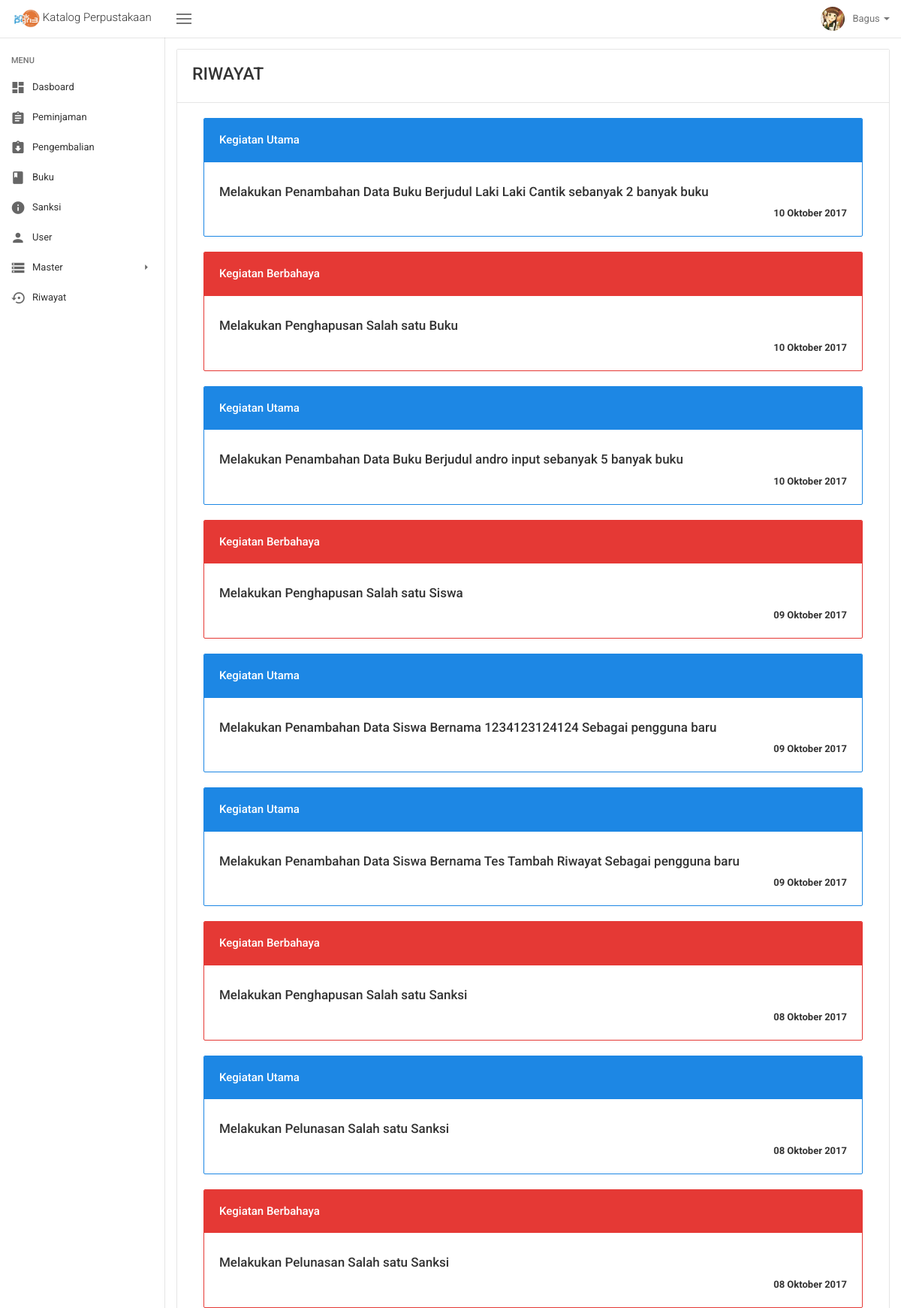
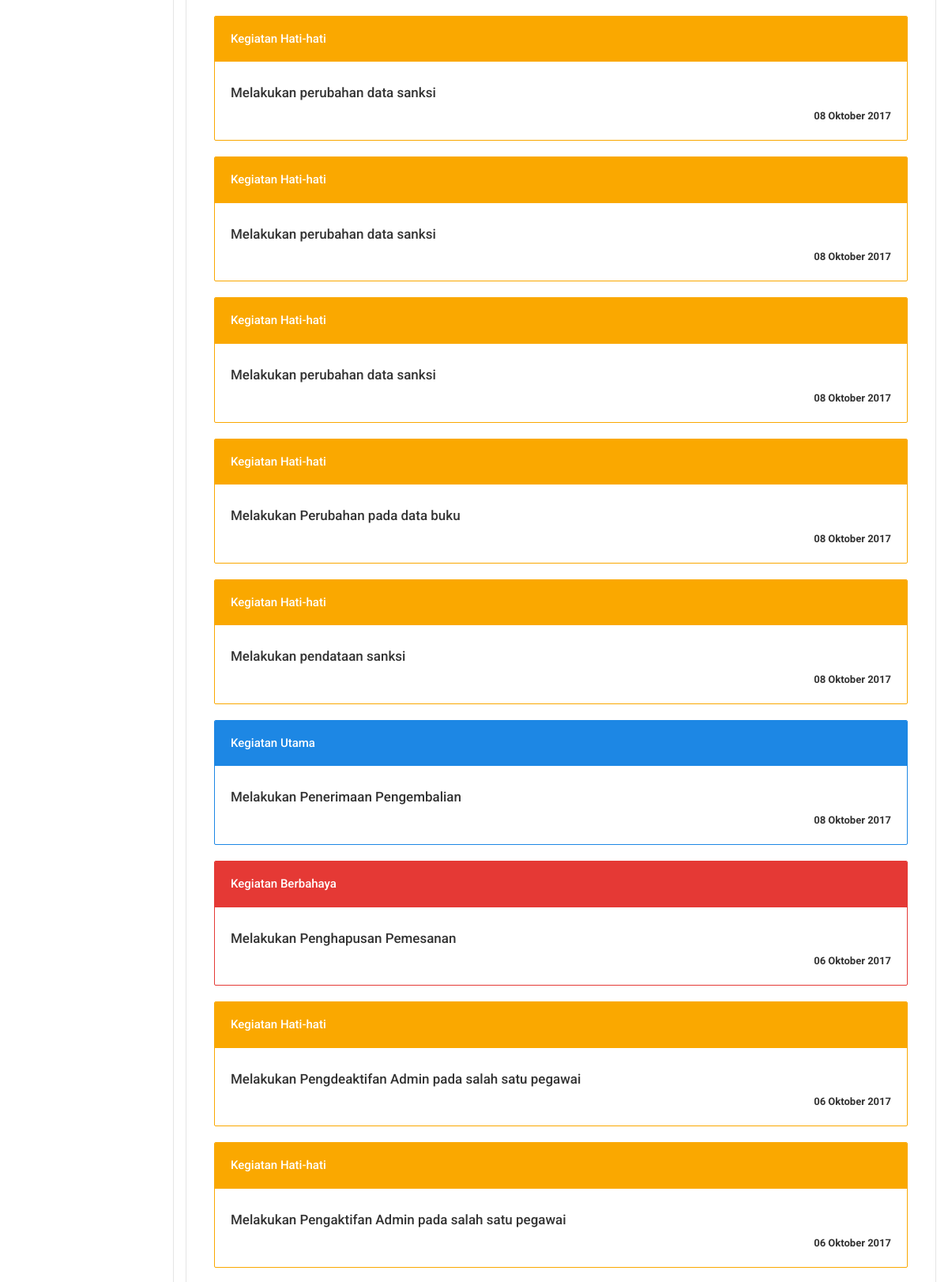
The page /riwayat.php (signed in, upper part) on the database its author committed (2 pictures, top to bottom).
### tables this page shows
CREATE TABLE `pegawai` (
  `NIP` varchar(225) NOT NULL,
  `nama_pegawai` varchar(225) NOT NULL,
  `foto_pegawai` text NOT NULL,
  `jabatan_pegawai` varchar(225) NOT NULL,
  `no_hp_pegawai` varchar(225) NOT NULL,
  `alamat_pegawai` text,
  `tgl_entri_pegawai` date NOT NULL
);

CREATE TABLE `user` (
  `id_user` int(12) NOT NULL,
  `id_siswa_pegawai` varchar(225) NOT NULL,
  `username` varchar(225) NOT NULL,
  `email` varchar(225) NOT NULL,
  `password` varchar(225) NOT NULL,
  `verifikasi` enum('Sudah','Belum') NOT NULL,
  `role` enum('Admin','User') NOT NULL
);

CREATE TABLE `riwayat_kegiatan` (
  `id_riwayat_kegiatan` int(11) NOT NULL,
  `id_user` int(11) NOT NULL,
  `riwayat_kegiatan` varchar(225) NOT NULL,
  `tgl_riwayat_kegiatan` date NOT NULL,
  `status_riwayat` enum('primary','warning','danger') NOT NULL
);

### riwayat.php (the view, shortened to what this page needs)
<!DOCTYPE html>
<html lang="en">
  <?php include('script/head_script.php') ?>
  <body class="layout layout-header-fixed layout-left-sidebar-fixed">
    <?php include('menu/header.php') ?>
    <div class="site-main">
      <?php include('menu/sidebar.php') ?>
      <div class="site-content">
        <div class="panel panel-default panel-table">
          <div class="panel-heading">
            <h3 class="m-t-0 m-b-5">RIWAYAT</h3>
          </div>
          <div class="panel-body">
<?php
  $query = "SELECT * FROM riwayat_kegiatan WHERE id_user = '$id_login' ORDER BY id_riwayat_Kegiatan DESC ";
  $result = mysqli_query($con, $query);
  while($data = mysqli_fetch_assoc($result)){
      echo '<div class="col-sm-6 col-md-12">';
      if($data['status_riwayat'] == 'primary'){
          echo'<div class="panel panel-primary">
          <div class="panel-heading">
            <h3 class="panel-title">Kegiatan Utama</h3>
          </div>
          <div class="panel-body">
            <h4><p>'.$data['riwayat_kegiatan'].'</p></h4>
            <div align="right">
                <b>'.tanggal_indo(''.$data['tgl_riwayat_kegiatan'].'').'</b>
            </div>
          </div>
        </div>';
      }
    else if ($data['status_riwayat'] == 'warning'){
        echo'<div class="panel panel-warning">
        <div class="panel-heading">
            <h3 class="panel-title">Kegiatan Hati-hati</h3>
        </div>
        <div class="panel-body">
            <h4><p>'.$data['riwayat_kegiatan'].'</p></h4>
            <div align="right">
                <b>'.tanggal_indo(''.$data['tgl_riwayat_kegiatan'].'').'</b>
            </div>
        </div>
      </div>';
    }
    else if ($data['status_riwayat'] == 'danger'){
        echo '<div class="panel panel-danger">
        <div class="panel-heading">
            <h3 class="panel-title">Kegiatan Berbahaya</h3>
        </div>
        <div class="panel-body">
            <h4><p>'.$data['riwayat_kegiatan'].'</p></h4>
            <div align="right">
                <b>'.tanggal_indo(''.$data['tgl_riwayat_kegiatan'].'').'</b>
            </div>
        </div>
      </div>';
    }
    echo'</div>';
    }
  ?>
          </div>
      </div>
    </div>
  </div>
  </body>
</html>

### menu/header.php (shortened to what this page needs)
<?php include('system/session.php');
  $query_login = "SELECT a.*, b.* FROM pegawai AS a INNER JOIN
                  user AS b WHERE email ='$_SESSION[email]' AND a.NIP = b.id_siswa_pegawai";
  $result_login = mysqli_query($con, $query_login);
  $data_login         = mysqli_fetch_assoc($result_login);
  $username_login     = $data_login["username"];
  $id_login           = $data_login["id_user"];
  $foto_login         = $data_login["foto_pegawai"];
    function tanggal_indo($tanggal){
        $bulan = array (1 =>   'Januari',
                'Februari',
                'Maret',
                'April',
                'Mei',
                'Juni',
                'Juli',
                'Agustus',
                'September',
                'Oktober',
                'November',
                'Desember'
        );
        $split = explode('-', $tanggal);
        return $split[2] . ' ' . $bulan[ (int)$split[1] ] . ' ' . $split[0];
    }
?>
<div class="site-header">
  <nav class="navbar navbar-default">
    <div class="navbar-header" align="center">
      <a class="navbar-brand" href="index.php">
        <img src="img/icon.png" alt="" height="25">
        <span>Katalog Perpustakaan</span>
      </a>
    </div>
    <div class="navbar-collapsible">
      <div id="navbar" class="navbar-collapse collapse">
        <button class="navbar-toggler left-sidebar-collapse pull-left hidden-xs" type="button">
          <span class="hamburger"></span>
        </button>
        <ul class="nav navbar-nav navbar-right">
          <li class="nav-table dropdown hidden-sm-down">
            <a href="#" class="dropdown-toggle" data-toggle="dropdown" role="button" aria-haspopup="true" aria-expanded="false">
              <span class="nav-cell p-r-10">
                <img class="img-circle" src="img/avatars/<?php echo $foto_login ?>" alt="" width="32" height="32">
              </span>
              <span class="nav-cell"><?php echo $username_login ?>
                <span class="caret"></span>
              </span>
            </a>
          </li>
        </ul>
      </div>
    </div>
  </nav>
</div>

### rows shown on the page
pegawai: foto_pegawai (picture), user.username "Bagus"
riwayat_kegiatan: riwayat_kegiatan "Melakukan Penambahan Data Buku Berjudul Laki Laki Cantik sebanyak 2 banyak buku", tgl_riwayat_kegiatan "10 Oktober 2017"
riwayat_kegiatan: riwayat_kegiatan "Melakukan Penghapusan Salah satu Buku", tgl_riwayat_kegiatan "10 Oktober 2017"
riwayat_kegiatan: riwayat_kegiatan "Melakukan Penambahan Data Buku Berjudul andro input sebanyak 5 banyak buku", tgl_riwayat_kegiatan "10 Oktober 2017"
riwayat_kegiatan: riwayat_kegiatan "Melakukan Penghapusan Salah satu Siswa", tgl_riwayat_kegiatan "09 Oktober 2017"
riwayat_kegiatan: riwayat_kegiatan "Melakukan Penambahan Data Siswa Bernama 1234123124124 Sebagai pengguna baru", tgl_riwayat_kegiatan "09 Oktober 2017"
riwayat_kegiatan: riwayat_kegiatan "Melakukan Penambahan Data Siswa Bernama Tes Tambah Riwayat Sebagai pengguna baru", tgl_riwayat_kegiatan "09 Oktober 2017"
riwayat_kegiatan: riwayat_kegiatan "Melakukan Penghapusan Salah satu Sanksi", tgl_riwayat_kegiatan "08 Oktober 2017"
riwayat_kegiatan: riwayat_kegiatan "Melakukan Pelunasan Salah satu Sanksi", tgl_riwayat_kegiatan "08 Oktober 2017"
riwayat_kegiatan: riwayat_kegiatan "Melakukan Pelunasan Salah satu Sanksi", tgl_riwayat_kegiatan "08 Oktober 2017"
riwayat_kegiatan: riwayat_kegiatan "Melakukan perubahan data sanksi", tgl_riwayat_kegiatan "08 Oktober 2017"
riwayat_kegiatan: riwayat_kegiatan "Melakukan perubahan data sanksi", tgl_riwayat_kegiatan "08 Oktober 2017"
riwayat_kegiatan: riwayat_kegiatan "Melakukan perubahan data sanksi", tgl_riwayat_kegiatan "08 Oktober 2017"
riwayat_kegiatan: riwayat_kegiatan "Melakukan Perubahan pada data buku", tgl_riwayat_kegiatan "08 Oktober 2017"
riwayat_kegiatan: riwayat_kegiatan "Melakukan pendataan sanksi", tgl_riwayat_kegiatan "08 Oktober 2017"
riwayat_kegiatan: riwayat_kegiatan "Melakukan Penerimaan Pengembalian", tgl_riwayat_kegiatan "08 Oktober 2017"
riwayat_kegiatan: riwayat_kegiatan "Melakukan Penghapusan Pemesanan", tgl_riwayat_kegiatan "06 Oktober 2017"
riwayat_kegiatan: riwayat_kegiatan "Melakukan Pengdeaktifan Admin pada salah satu pegawai", tgl_riwayat_kegiatan "06 Oktober 2017"
riwayat_kegiatan: riwayat_kegiatan "Melakukan Pengaktifan Admin pada salah satu pegawai", tgl_riwayat_kegiatan "06 Oktober 2017"
